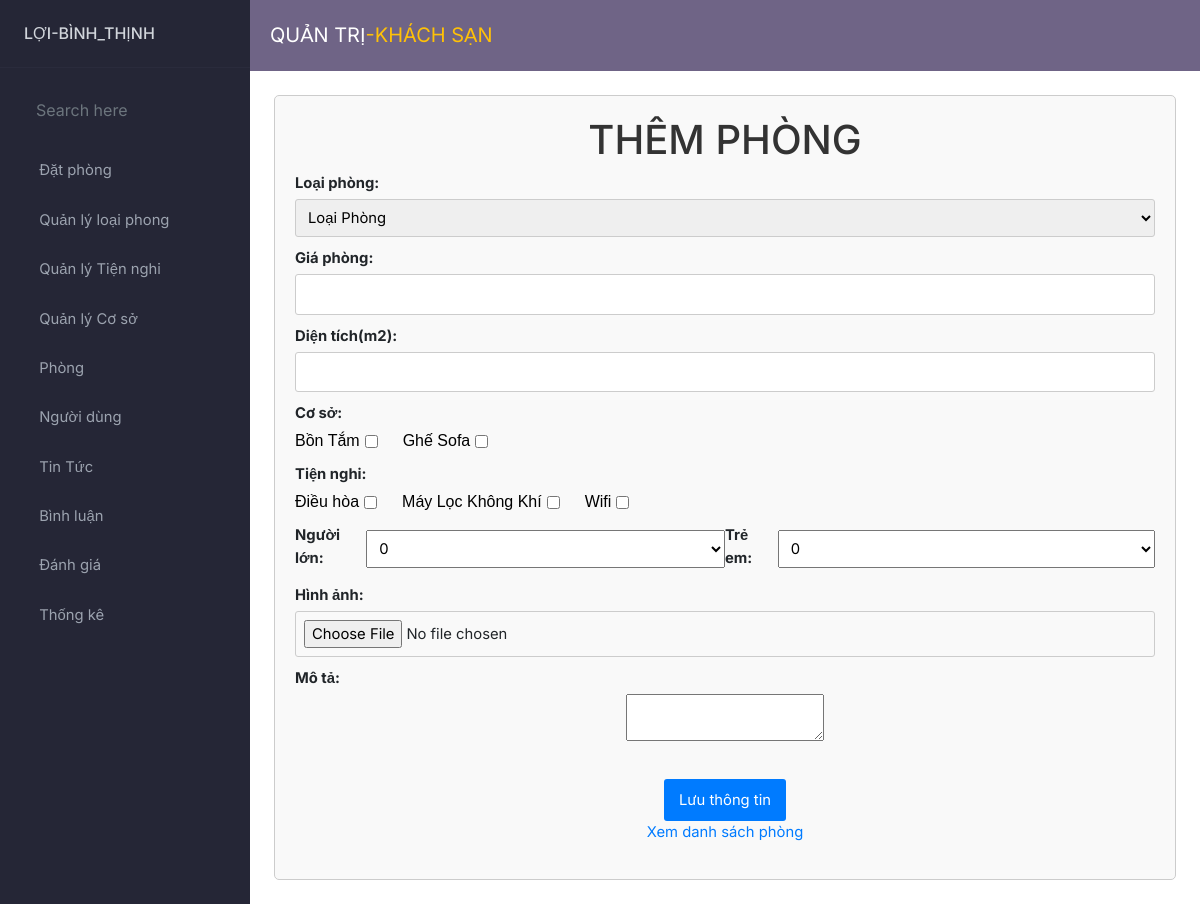
The app's page /admin/index.php?act=phong with its own data.
### tables this page shows
CREATE TABLE `co_so` (
  `id` int(11) NOT NULL,
  `ten_coso` varchar(255) DEFAULT NULL,
  `hinh` varchar(255) DEFAULT NULL,
  `mo_ta` text DEFAULT NULL
);

CREATE TABLE `tien_nghi` (
  `id` int(11) NOT NULL,
  `ten_tiennghi` varchar(255) DEFAULT NULL,
  `hinh` varchar(255) DEFAULT NULL,
  `mo_ta` text DEFAULT NULL
);

### model/pdo.php (called while the page is built, shortened)
<?php
function pdo_get_connection()
{
    $dburl = "mysql:host=localhost;dbname=du_an_1;charset=utf8";
    $username = 'root';
    $password = '';
    $conn = new PDO($dburl, $username, $password);
    $conn->setAttribute(PDO::ATTR_ERRMODE, PDO::ERRMODE_EXCEPTION);
    return $conn;
}
function pdo_query($sql)
{
    $sql_args = array_slice(func_get_args(), 1);
    try {
        $conn = pdo_get_connection();
        $stmt = $conn->prepare($sql);
        $stmt->execute($sql_args);
        $rows = $stmt->fetchAll();
        return $rows;
    } catch (PDOException $e) {
        throw $e;
    } finally {
        unset($conn);
    }
}

### model/coso.php (called while the page is built, shortened)
<?php
function list_coso()
{
    $sql = "SELECT * FROM co_so order by id desc ";
    $result = pdo_query($sql);
    return $result;
}

### model/tiennghi.php (called while the page is built, shortened)
<?php
function list_tiennghi()
{
    $sql = "SELECT * FROM tien_nghi order by id desc ";
    $result = pdo_query($sql);
    return $result;
}

### admin/phong/themphong.php (the view, shortened to what this page needs)
<main class="admin__main1">
    <div class="form-container">
        <h1 class="form-title">THÊM PHÒNG</h1>
        <form action="index.php?act=themphong" method="POST" enctype="multipart/form-data" class="add-loai-hang-form">
            <div class="form-group">
                <label for="tenlh_bottom" class="formlabel">Loại phòng:</label>
                <select name="ma_loaiphong" class="forminput" required>
                    <option value="" selected>Loại Phòng</option>
                </select>
            </div>
            <div class="form-group">
                <label for="tenlh_bottom" class="formlabel">Giá phòng:</label>
                <input type="number" id="tenlh_bottom" name="gia" class="forminput" min="0" required>
            </div>
            <div class="form-group">
                <label for="tenlh_bottom" class="formlabel">Diện tích(m2):</label>
                <input type="number" id="tenlh_bottom" name="dien_tich" class="forminput" min="0" required>
            </div>
            <div class="form-group">
                <label for="tenlh_bottom" class="formlabel">Cơ sở:</label>
                <div class="allcoso">
                    <?php
                    foreach ($result_coso as $coso) {
                        extract($coso);
                        echo '<div class="coso">';
                        echo '<label for="">' . $ten_coso . '</label>';
                        echo '<input type="checkbox" id="tenlh_bottom" name="coso[]" class="checkbox" value="' . $id . '">';
                        echo '</div>';
                    }
                    ?>
                </div>
            </div>
            <div class="form-group">
                <label for="tenlh_bottom" class="formlabel">Tiện nghi:</label>
                <div class="allcoso">
                    <?php
                    foreach ($result_tiennghi as $tiennghi) {
                        extract($tiennghi);
                        echo '<div class="coso">';
                        echo '<label for="">' . $ten_tiennghi . '</label>';
                        echo '<input type="checkbox" id="tenlh_bottom" name="tiennghi[]" class="checkbox" value="' . $id . '" >';
                        echo '</div>';
                    }
                    ?>
                </div>
            </div>
            <div class="nlte">
                <div class="form-group1">
                    <label for="tenlh_bottom" class="formlabel">Người lớn:</label>
                    <select name="nguoilon" class="forminput1" required>
                        <option value="0" selected>0</option>
                    </select>
                </div>
                <div class="form-group1">
                    <label for="tenlh_bottom" class="formlabel">Trẻ em:</label>
                    <select name="treem" class="forminput1" required>
                        <option value="0" selected>0</option>
                    </select>
                </div>
            </div>
            <div class="form-group">
                <label for="tenlh_bottom" class="formlabel">Hình ảnh:</label>
                <input type="file" id="tenlh_bottom" name="hinh" class="forminput">
            </div>
            <div class="form-group">
                <label for="tenlh_bottom" class="formlabel">Mô tả:</label>
                <textarea id="editor1" name="mota" class="form-input"></textarea>
            </div>
            <br>
            <input type="submit" name="addphong" class="form-button" value="Lưu thông tin">
        </form>
        <p><a href="index.php?act=danhsachphong" class="form-link">Xem danh sách phòng</a></p>
    </div>
</main>

### admin/css/style.css (style rules this page uses)
:root { --dk-gray-100: #F3F4F6; --dk-gray-200: #E5E7EB; --dk-gray-300: #D1D5DB; --dk-gray-400: #9CA3AF; --dk-gray-500: #6B7280; --dk-gray-600: #4B5563; --dk-gray-700: #374151; --dk-gray-800: #1F2937; --dk-gray-900: #111827; --dk-dark-bg: #313348; --dk-darker-bg: #2a2b3d; --navbar-bg-color: #6f6486; --sidebar-bg-color: #252636; --sidebar-width: 250px; }
* { margin: 0; padding: 0; box-sizing: border-box; }
body { font-family: 'Inter', sans-serif; background-color: var(--dk-darker-bg); font-size: .925rem; }

### admin/css/from.css (style rules this page uses)
.admin__main1 { text-align: center; }
.form-container { max-width: 1000px; margin: 0 auto; padding: 20px; border: 1px solid #ccc; border-radius: 5px; background-color: #f9f9f9; }
.form-title { color: #333; }
.form-group { margin-bottom: 10px; }
.formlabel { text-align: left; font-weight: bold; display: block; margin-bottom: 5px; }
.forminput { width: 100%; padding: 8px; border: 1px solid #ccc; border-radius: 3px; }
.form-button { background-color: #007bff; color: #fff; padding: 10px 15px; border: none; border-radius: 3px; cursor: pointer; }
.form-link { text-decoration: none; color: #007bff; }
.form-group1 { display: flex; align-items: center; }
.formlabel { font-weight: bold; margin-bottom: 5px; }
.allcoso { display: flex; align-items: center; margin-bottom: 10px; }
.coso { display: flex; align-items: center; margin-right: 20px; }
.coso label { margin-right: 5px; }
.checkbox { margin-right: 5px; }
.coso label { font-family: sans-serif; font-size: 16px; color: #000000; }
.nlte { display: flex; margin-top: 5px; margin-bottom: 10px; justify-content: space-between; }
.form-group1 { flex: 1; }
.forminput1 { width: 90%; padding: 8px; }

### records on screen
co_so: ten_coso "Bồn Tắm"
co_so: ten_coso "Ghế Sofa"
tien_nghi: ten_tiennghi "Điều hòa"
tien_nghi: ten_tiennghi "Máy Lọc Không Khí"
tien_nghi: ten_tiennghi "Wifi"
